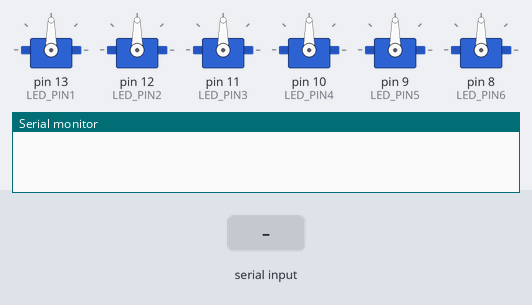
Recording of a sketch running on a simulated Arduino Uno, built with avr-gcc and run on an emulated ATmega328P. On the bench: 6 × servo, the last lines printed to the serial monitor. The test bench sets the inputs (shaded band).

Above: at 1.2 s.
1.3 s: "1" received over the second serial link
At 2.3 s:
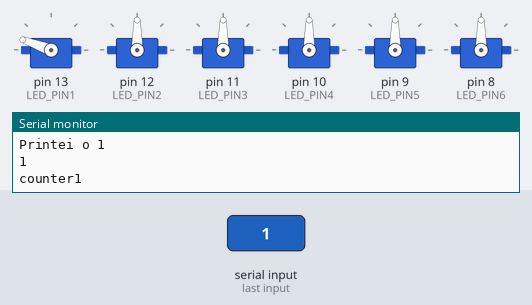
2.8 s: "9" received over the second serial link
At 4.2 s:
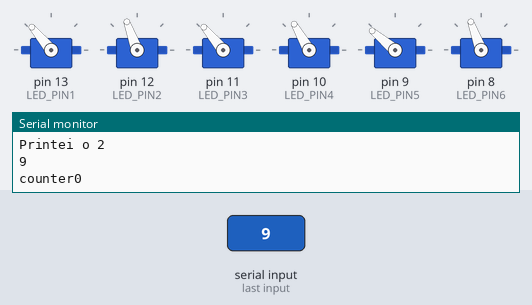
5.3 s: "1" received over the second serial link
At 6.6 s:
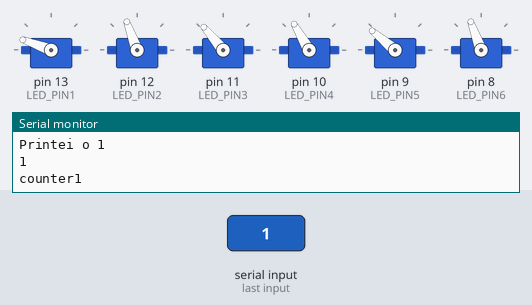
Timing chart, 0 to 8.3 s (numbered marks = the images above; inputs shaded):
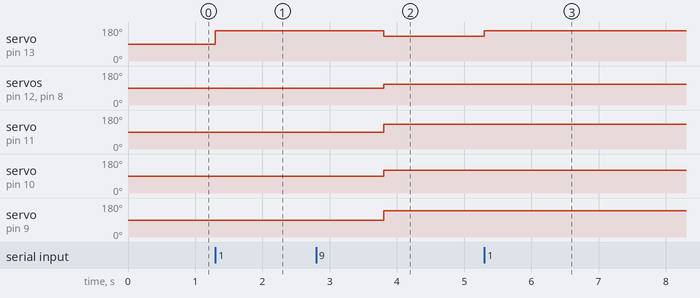

Measured:
- after the input at 1.3 s, servo on pin 13 (LED_PIN1): 90° → 160° at once
- after the input at 2.8 s, servo on pin 13 (LED_PIN1): 160° → 130° after 1.0 s; servo on pin 12 (LED_PIN2), servo on pin 8 (LED_PIN6): 90° → 110° after 1.0 s; servo on pin 11 (LED_PIN3): 90° → 130° after 1.0 s; servo on pin 10 (LED_PIN4): 90° → 120° after 1.0 s; servo on pin 9 (LED_PIN5): 90° → 140° after 1.0 s
- after the input at 5.3 s, servo on pin 13 (LED_PIN1): 130° → 160° at once

The sketch:

calibrar.ino
```cpp
#include<SoftwareSerial.h>
#include <Servo.h>
#include <string.h>

#define TxD 3
#define RxD 2
#define LED_PIN1 13
#define LED_PIN2 12
#define LED_PIN3 11
#define LED_PIN4 10
#define LED_PIN5 9
#define LED_PIN6 8

SoftwareSerial bluetoothSerial(TxD, RxD);

char c;
String enable;
int counter;
Servo servo_motor1;
Servo servo_motor2;
Servo servo_motor3;
Servo servo_motor4;
Servo servo_motor5;
Servo servo_motor6;

void setup() {
  bluetoothSerial.begin(9600);
  Serial.begin(9600);
  servo_motor1.attach(LED_PIN1);
  servo_motor2.attach(LED_PIN2);
  servo_motor3.attach(LED_PIN3);
  servo_motor4.attach(LED_PIN4);
  servo_motor5.attach(LED_PIN5);
  servo_motor6.attach(LED_PIN6);
  counter = 0;
}

void loop() {
  if (bluetoothSerial.available()) {
    c = bluetoothSerial.read();
     if ((c == '1' || c == '0') && counter < 6) {
      if (counter == 0 && c == '1') {
        servo_motor1.write(160);
      } else if (counter == 1 && c == '1') {
        servo_motor2.write(140);
      } else if (counter == 2 && c == '1') {
        servo_motor3.write(160);
      } else if (counter == 3 && c == '1') {
        servo_motor4.write(140);
      } else if (counter == 4 && c == '1') {
        servo_motor5.write(170);
      } else if (counter == 5 && c == '1') {
        servo_motor6.write(140);
      }
      Serial.println("Printei o 1");
      Serial.println(c);

      counter = counter + 1;

      if (counter == 6) {
        Serial.println("Cheguei a 6, estou zerando após 1 segundo.");
        delay(1000);
        disableAllLEDS();
      }
    } else if (counter > 6 || c == '9') {
      Serial.println("Printei o 2");
      Serial.println(c);
      delay(1000);
      disableAllLEDS();
    }

    Serial.print("counter");
    Serial.println(counter);
  }
}

void disableAllLEDS() {
  servo_motor1.write(130);
  servo_motor2.write(110);
  servo_motor3.write(130);
  servo_motor4.write(120);
  servo_motor5.write(140);
  servo_motor6.write(110);
  counter = 0;
}
```
